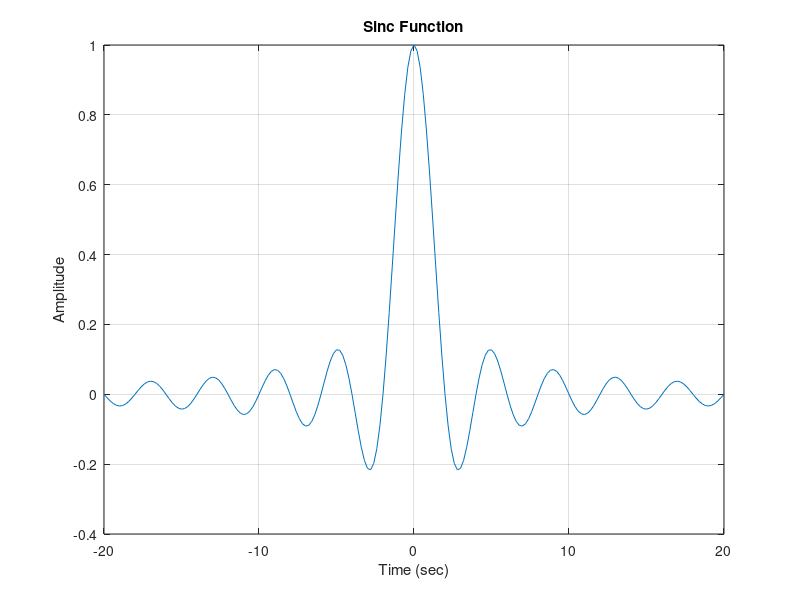

MATLAB code for this plot:
T0=2
f0=1/T0
t=-10*T0:T0/10:10*T0
y = sinc(f0*t);
plot(t,y);
xlabel('Time (sec)');ylabel('Amplitude'); title('Sinc Function')
grid on 